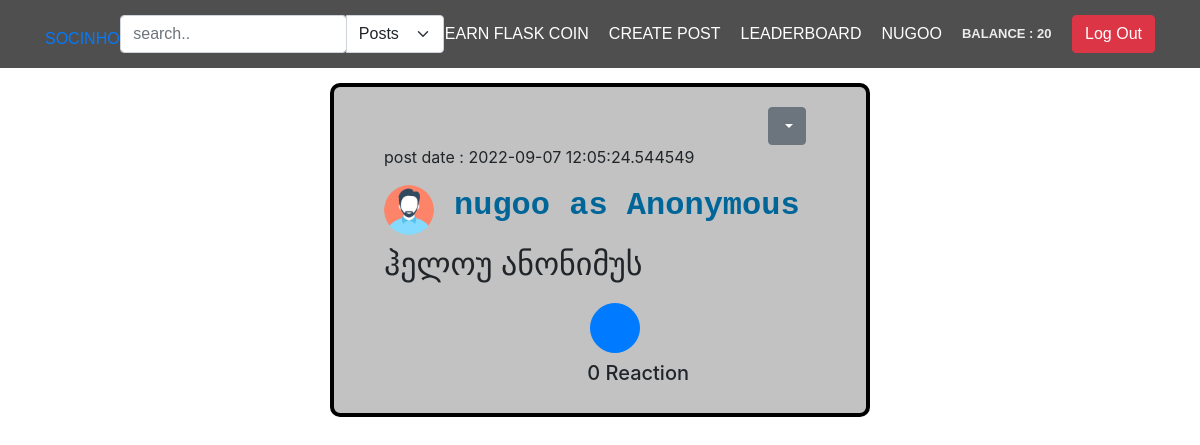
Screenshot of /home (signed in) with the database file from the repository.
### app/main/models.py (models this page shows, shortened)
class User(db.Model, UserMixin):
    id = db.Column(db.Integer, primary_key=True)
    username = db.Column(db.String(80), unique=True)
    email = db.Column(db.String(50), nullable=False)
    password = db.Column(db.String(50), nullable=False)
    user_image = db.Column(db.String(80), default='static/pfp/default.png')
    flask_coin = db.Column(db.Integer, default=100)
    privacy = db.Column(db.String(50), default='public')
    posts = db.relationship('Post', backref='user', lazy=True, cascade="all, delete-orphan")
    followers = db.relationship('Follow', foreign_keys='Follow.following_to_id', backref='following_to', lazy='dynamic', cascade="all, delete-orphan")
    following = db.relationship('Follow', foreign_keys='Follow.following_from_id', backref='following_from', lazy='dynamic', cascade="all, delete-orphan")
    def delete(self):
        db.session.delete(self)
        db.session.commit()

class Post(db.Model):
    id = db.Column(db.Integer, primary_key=True)
    user_id = db.Column(db.Integer, db.ForeignKey('user.id'), nullable=False)
    post_text = db.Column(db.String(200), nullable=False)
    post_image = db.Column(db.String(100))
    post_date = db.Column(db.DateTime, nullable=False, default=datetime.utcnow)
    likers = db.relationship('Like', backref='post', lazy=True, cascade='all, delete-orphan')
    post_type = db.Column(db.String(50), default='normal')
    def delete(self):
        db.session.delete(self)
        db.session.commit()

### app/main/views.py (the view, shortened to what this page needs)
@main_bp.route('/')
@main_bp.route('/home')
@login_required
def index():
    all_post = Post.query.all()
    posts_data = {
        'vip_posts': [],
        'anonym_posts': [],
        'normal_posts': []
    }
    for post in all_post:
        user = User.query.get(post.user_id)
        likers = [likers.user_id for likers in post.likers]
        likers_data = []
        for liker in likers:
            liker_data = Like.query.filter_by(user_id=liker,like_status='active',post_id=post.id).first()
            if liker_data:
                like_user = User.query.get(liker_data.user_id)
                likers_data.append(like_user)
        like_object = Like.query.filter_by(post_id=post.id, user_id=current_user.id).first()
        if like_object:
            if like_object.like_status == 'active':
                liked_by_current_user = True
            else: # თუ like_object არაა აქტიური და disabled ია, ანუ დისლაიქი აქვს გაკეთებული
                liked_by_current_user = False
        else: # თუ like_object არაა , იუზერს არ აქვს დალაიქებული პოსტი
            liked_by_current_user = False
        if post.post_type == 'vip':
            posts_data['vip_posts'].append({
                'id': post.id,
                'user_id': post.user_id,
                'user_name': user.username,
                'user_image': user.user_image,
                'post_text': post.post_text,
                'post_image': post.post_image,
                'post_date': post.post_date,
                'post_type': post.post_type,
                'likers': likers_data,
                'likes_count': len(likers_data),
                'liked_by_me': liked_by_current_user
            })
        elif post.post_type == 'anonym':
            posts_data['anonym_posts'].append({
                'id': post.id,
                'user_id': post.user_id,
                'user_name': user.username,
                'user_image': user.user_image,
                'post_text': post.post_text,
                'post_image': post.post_image,
                'post_date': post.post_date,
                'post_type': post.post_type,
                'likers': likers_data,
                'likes_count': len(likers_data),
                'liked_by_me': liked_by_current_user
            })
    return render_template('posts.html', all_post=posts_data)

### app/main/views.py (called while the page is built)
@login_manager.user_loader
def load_user(user_id):
    return User.query.get(user_id)

### app/main/templates/posts.html (shortened to what this page needs)
{% extends 'main.html' %}
{% block content %}
{% for post in all_post['anonym_posts'] %}
<div class="blog-post">
        <div class="d-flex align-items-end flex-column">
            <div class="dropdown" style="margin-right: 40px;">
                <a class="btn btn-secondary dropdown-toggle" href="#" role="button" id="dropdownMenuLink" data-toggle="dropdown" aria-haspopup="true" aria-expanded="false">
                </a>
            </div>
        </div>
        <div><p>post date : {{post['post_date']}}</p></div>
            {% if post['user_id'] == current_user.id %}
                <a href="{{ url_for('main.users_profile', user_id=post['user_id']) }}">
                    <div class="blog-post-title">
                        <img src="{{post['user_image']}}" alt="pfp" width="50" height="50" style="border-radius: 50%">
                        <h2 style="font-weight: 700;">{{post['user_name']}} as Anonymous</h2>
                    </div>
                </a>
            {% endif %}
        <div class="blog-post-body">
            <h2 style="width: 100%;"> {{post['post_text']}}</h2>
        </div>
            <form action="{{ url_for('api.like_post') }}" method="post" class='like-post{{post["id"]}}'>
                <div class="form-row align-items-center d-flex justify-content-center">
                {% if post['liked_by_me'] %}
                    <div class="col-auto unlike-from-back{{post['id']}}">
                    <input type = "hidden" name = "like_status" value = "unlike" />
                        <button type="submit" class="btn btn-primary mb-2" style="border-radius: 50px;background-color: rgb(125, 15, 15);
                            border-color: rgb(233, 83, 83);width: 50px; height: 50px;margin-top:10px;">
                            <div style="position: absolute;
                            top:50%;
                            left:50%;
                            transform: translate(-50%, -50%);margin-top:5px;">
                            </div>
                        </button>
                    </div>
                {% else %}
                <div class="col-auto liked_from_back{{post['id']}}">
                    <button type="submit" class="btn btn-primary mb-2" style="border-radius: 50px; width: 50px; height: 50px;margin-top:10px;">
                    </button>
                </div>
                {% endif %}
                </div>
                <h5 class="reaction-amount"><span class='likes-amount{{post["id"]}}'>{{ post['likes_count'] }}</span> Reaction</h5>
            </form>
    </div>
{% endfor %}
{% endblock %}

### app/main/templates/main.html (shortened to what this page needs)
<!DOCTYPE html>
<html lang="en">
<head>
    <link rel="stylesheet" href="https://cdn.jsdelivr.net/npm/bootstrap@5.0.0-alpha1/dist/css/bootstrap.min.css">
    <link rel="stylesheet" href="{{ url_for('static', filename='style.css') }}">
    <link rel="stylesheet" href="https://cdn.jsdelivr.net/npm/bootstrap@4.3.1/dist/css/bootstrap.min.css">
</head>
<body>
    <header class="main-header">
        <div class="container">
            <li class="socinho" ><a href="{{ url_for('main.index') }}">SOCINHO</a> </li>
            {% if current_user.is_authenticated %}
                <form action="{{ url_for('main.search') }}" method="post">
                    <div class="input-group">
                        <input  type="search" class="form-control rounded" placeholder="search.." aria-label="Search" aria-describedby="search-addon" name="search" required />
                        <select class="form-select" aria-label="Default select example" onchange="this.form.submit()" name="search_filter">
                            <option value="posts" >Posts</option>
                        </select>
                    </div>
                </form>
            {% endif %}
            <nav class="main-navigation">
                {% if current_user.username %}
                    <li><a href="{{ url_for('main.play_for_earn') }}">Earn Flask Coin </a></li>
                    <li><a href="/create-post" data-toggle="modal" data-target="#mymodal">Create Post</a></li>
                    <li><a href="/leaderboard">Leaderboard</a></li>
                    <li><a href="{{ url_for('main.user_profile') }}">{{current_user.username}}</a></li>
                    <li><p class="balance" style="margin: 0">Balance : {{ current_user.flask_coin }}</p>
                {% endif %}
            </nav>
            <div>
                {% if current_user.username %}
                    <li>
                        <form action="{{ url_for('main.logout') }}">
                            <button name="submit" type="submit" class="btn btn-danger">Log Out</button>
                        </form>
                    </li>
                {% endif %}
            </div>
        </div>
    </header>
    {% block content %}
    {% endblock %}
</body>
</html>

### app/main/static/style.css (style rules this page uses)
body { background-color: #000; }
body { background-color: rgb(156, 205, 226); }
.blog-post { padding: 20px; border-bottom: 2px solid #ececec; margin-bottom: 20px; border: 4px solid #000000; border-radius: 10px; background-color: #c1c2c1; width: 45%; margin: auto; margin-top: 15px; padding-left: 50px; }
li { list-style-type: none; }
.blog-post-title { color: #006699; font-size: 35px; font-family: 'Courier New', Courier, monospace; font-weight: bold; margin-bottom: 10px; display: flex; align-items: center; gap: 20px; }
.blog-post-body { font-size: 22px; line-height: 1.6; margin-bottom: 10px; }
.main-header { top: 0; padding: 15px; width: 100%; background-color: rgba(35, 35, 35, 0.8); z-index: 11; }
.main-header .container { font-family: "Source Sans Pro Bold", sans-serif; display: flex; align-items: center; justify-content: space-between; text-transform: uppercase; }
.main-header .container .main-navigation { transition: 1s height; text-transform: uppercase; display: flex; align-items: center; }
.main-header .container .main-navigation li { width: fit-content; margin-right: 20px; padding: 0; }
.main-header .container .main-navigation li a { font-size: 16px; color: white; -webkit-transition: 0.3s; -moz-transition: 0.3s; -o-transition: 0.3s; transition: 0.3s; }
.balance { font-size: 13px; font-weight: bold; color: #ececec; }
.reaction-amount { margin-left: 44%; }
body { background-color:#545454; font-family: "Poppins", sans-serif; font-weight: 300; }
.rounded { width: 55% !important; }
.socinho { margin-top: 10px; }

### rows the page displays
User: username "NUGOO", flask_coin "20", user_image (placeholder picture), user_name "nugoo"
Post: post_date "2022-09-07 12:05:24.544549", post_text "ჰელოუ ანონიმუს"

### other values shown
{{ post['likes_count'] }} "0"
